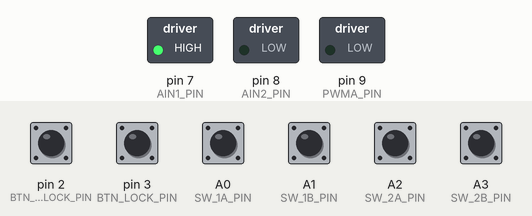
Simulated run of this sketch. Board: Arduino Uno, built with avr-gcc and run on an emulated ATmega328P. Shown: switched loads named in the sketch (green lamp = pin HIGH). Inputs (shaded band) come from the test bench; at power-on: A0 (SW_1A_PIN), A1 (SW_1B_PIN), A2 (SW_2A_PIN), A3 (SW_2B_PIN), pin 2 (BTN_UNLOCK_PIN), pin 3 (BTN_LOCK_PIN) HIGH.

Above: at 1.2 s.
1.3 s: pin 2 (BTN_UNLOCK_PIN) pulled LOW for 0.15 s
At 2.3 s:
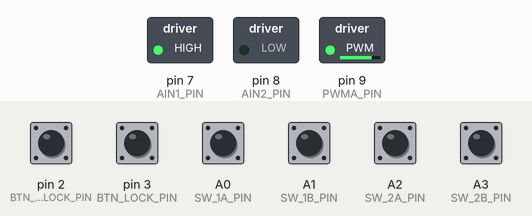
Timing chart, 0 to 4.3 s (numbered marks = the images above; inputs shaded):
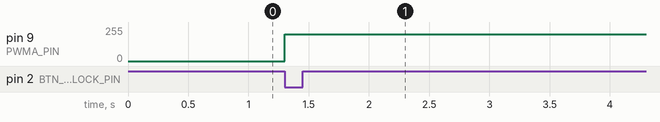

Measured:
- after the input at 1.3 s, pin 9 (PWMA_PIN): 0/255 → 200/255 at once

The sketch:

Lockitron_Demo.ino
```cpp
// (licence header left out)
// Debug mode. 0 = Motor functional. 1 = Serial output only.
#define DEBUG 0

// Constants
const uint8_t LOCK_OPEN = 0;
const uint8_t LOCK_CLOSED = 1;
const uint8_t MSG_LOCK = 0x10;
const uint8_t MSG_UNLOCK = 0x11;
const uint8_t MSG_STATE_REQ = 0x12;

// Motor speed and direction definitions
const uint8_t MOTOR_SPEED = 200;
const uint8_t MOTOR_CW = 0;
const uint8_t MOTOR_CCW = 1;

// Pin definitions
const uint8_t BTN_UNLOCK_PIN = 2;
const uint8_t BTN_LOCK_PIN = 3;
const uint8_t SW_1A_PIN = A0;
const uint8_t SW_1B_PIN = A1;
const uint8_t SW_2A_PIN = A2;
const uint8_t SW_2B_PIN = A3;
const uint8_t AIN1_PIN = 7;
const uint8_t AIN2_PIN = 8;
const uint8_t PWMA_PIN = 9;

// Button states
uint8_t btn_lock;
uint8_t btn_unlock;
uint8_t prev_btn_lock;
uint8_t prev_btn_unlock;

// Switch state variables
uint8_t sw_1a;
uint8_t sw_1b;
uint8_t sw_2a;
uint8_t sw_2b;

// Lock state
uint8_t lock_state;

void setup() {

#if DEBUG
  Serial.begin(9600);
#else
  // Set up motor pins
  pinMode(AIN1_PIN, OUTPUT);
  pinMode(AIN2_PIN, OUTPUT);
  pinMode(PWMA_PIN, OUTPUT);
#endif

  // Set up switch and button pins
  pinMode(BTN_UNLOCK_PIN, INPUT_PULLUP);
  pinMode(BTN_LOCK_PIN, INPUT_PULLUP);
  pinMode(SW_1A_PIN, INPUT_PULLUP);
  pinMode(SW_1B_PIN, INPUT_PULLUP);
  pinMode(SW_2A_PIN, INPUT_PULLUP);
  pinMode(SW_2B_PIN, INPUT_PULLUP);

  // Reset the lock to unlocked position
  resetLock();
  lock_state = LOCK_OPEN;
  prev_btn_lock = 1;
  prev_btn_unlock = 1;
}

void loop() {

#if DEBUG

  // Read pins
  sw_1a = digitalRead(SW_1A_PIN);
  sw_1b = digitalRead(SW_1B_PIN);
  sw_2a = digitalRead(SW_2A_PIN);
  sw_2b = digitalRead(SW_2B_PIN);

  // Print results
  Serial.print("1A:");
  Serial.print(sw_1a);
  Serial.print(" 1B:");
  Serial.print(sw_1b);
  Serial.print(" 2A:");
  Serial.print(sw_2a);
  Serial.print(" 2B:");
  Serial.print(sw_2b);
  Serial.println();

  delay(100);

#endif

  // Read button states and lock or unlock on push
  btn_lock = digitalRead(BTN_LOCK_PIN);
  btn_unlock = digitalRead(BTN_UNLOCK_PIN);
  if ( (btn_lock == 0) && (prev_btn_lock == 1) ) {
#if DEBUG
    Serial.println("Locking");
#else
    lock();
#endif
  }
  if ( (btn_unlock == 0) && (prev_btn_unlock == 1) ) {
#if DEBUG
    Serial.println("Unlocking");
#else
    unlock();
#endif
  }
  prev_btn_lock = btn_lock;
  prev_btn_unlock = btn_unlock;
}

void resetLock()
{
  // Move motor to reset its position
  moveMotor(MOTOR_SPEED, MOTOR_CCW);
  do
  {
    sw_1a = digitalRead(SW_1A_PIN);
    sw_1b = digitalRead(SW_1B_PIN);
    sw_2a = digitalRead(SW_2A_PIN);
    sw_2b = digitalRead(SW_2B_PIN);
  }
  while ( !((sw_2a == 1) && (sw_2b == 1)));
  stopMotor();
}

void lock()
{
  // Move motor to lock the deadbolt
  moveMotor(MOTOR_SPEED, MOTOR_CW);
  do
  {
    sw_1a = digitalRead(SW_1A_PIN);
    sw_1b = digitalRead(SW_1B_PIN);
    sw_2a = digitalRead(SW_2A_PIN);
    sw_2b = digitalRead(SW_2B_PIN);
  }
  while ( !((sw_1a == 0) && (sw_1b == 1) &&
            (sw_2a == 0) && (sw_2b == 1)) );
  stopMotor();
  delay(100);

  // Move motor back to starting position
  moveMotor(MOTOR_SPEED, MOTOR_CCW);
  do
  {
    sw_1a = digitalRead(SW_1A_PIN);
    sw_1b = digitalRead(SW_1B_PIN);
    sw_2a = digitalRead(SW_2A_PIN);
    sw_2b = digitalRead(SW_2B_PIN);
  }
  while ( !((sw_2a == 1) && (sw_2b == 1)) );
  stopMotor();
  lock_state = LOCK_OPEN;
}

void unlock()
{
  // Move motor to lock the deadbolt
  moveMotor(MOTOR_SPEED, MOTOR_CCW);
  do
  {
    sw_1a = digitalRead(SW_1A_PIN);
    sw_1b = digitalRead(SW_1B_PIN);
    sw_2a = digitalRead(SW_2A_PIN);
    sw_2b = digitalRead(SW_2B_PIN);
  }
  while ( !((sw_1a == 1) && (sw_1b == 0) &&
            (sw_2a == 1) && (sw_2b == 0) ));
  stopMotor();
  delay(100);

  // Move motor back to starting position
  moveMotor(MOTOR_SPEED, MOTOR_CW);
  do
  {
    sw_1a = digitalRead(SW_1A_PIN);
    sw_1b = digitalRead(SW_1B_PIN);
    sw_2a = digitalRead(SW_2A_PIN);
    sw_2b = digitalRead(SW_2B_PIN);
  }
  while ( !((sw_2a == 1) && (sw_2b == 1)) );
  stopMotor();
  lock_state = LOCK_CLOSED;
}

void moveMotor(uint8_t spd, uint8_t dir)
{
  boolean ain1;
  boolean ain2;

  // Define direction pins
  if ( dir )
  {
    ain1 = HIGH;
    ain2 = LOW;
  }
  else
  {
    ain1 = LOW;
    ain2 = HIGH;
  }

  // Set motor to GO!
  digitalWrite(AIN1_PIN, ain1);
  digitalWrite(AIN2_PIN, ain2);
  analogWrite(PWMA_PIN, spd);
}

void stopMotor()
{
  analogWrite(PWMA_PIN, 0);
}
```
